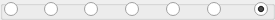
    <widget class="QGroupBox" name="std_19">
     <property name="geometry">
      <rect>
       <x>100</x>
       <y>402</y>
       <width>275</width>
       <height>20</height>
      </rect>
     </property>
     <property name="title">
      <string/>
     </property>
     <widget class="QRadioButton" name="rad_19_1">
      <property name="geometry">
       <rect>
        <x>4</x>
        <y>2</y>
        <width>15</width>
        <height>15</height>
       </rect>
      </property>
      <property name="text">
       <string/>
      </property>
     </widget>
     <widget class="QRadioButton" name="rad_19_2">
      <property name="geometry">
       <rect>
        <x>44</x>
        <y>2</y>
        <width>15</width>
        <height>15</height>
       </rect>
      </property>
      <property name="text">
       <string/>
      </property>
     </widget>
     <widget class="QRadioButton" name="rad_19_3">
      <property name="geometry">
       <rect>
        <x>84</x>
        <y>2</y>
        <width>15</width>
        <height>15</height>
       </rect>
      </property>
      <property name="text">
       <string/>
      </property>
     </widget>
     <widget class="QRadioButton" name="rad_19_4">
      <property name="geometry">
       <rect>
        <x>125</x>
        <y>2</y>
        <width>15</width>
        <height>15</height>
       </rect>
      </property>
      <property name="text">
       <string/>
      </property>
     </widget>
     <widget class="QRadioButton" name="rad_19_5">
      <property name="geometry">
       <rect>
        <x>166</x>
        <y>2</y>
        <width>15</width>
        <height>15</height>
       </rect>
      </property>
      <property name="text">
       <string/>
      </property>
     </widget>
     <widget class="QRadioButton" name="rad_19_6">
      <property name="geometry">
       <rect>
        <x>207</x>
        <y>2</y>
        <width>15</width>
        <height>15</height>
       </rect>
      </property>
      <property name="text">
       <string/>
      </property>
     </widget>
     <widget class="QRadioButton" name="rad_19_7">
      <property name="geometry">
       <rect>
        <x>254</x>
        <y>2</y>
        <width>15</width>
        <height>15</height>
       </rect>
      </property>
      <property name="text">
       <string/>
      </property>
      <property name="checked">
       <bool>true</bool>
      </property>
     </widget>
    </widget>
